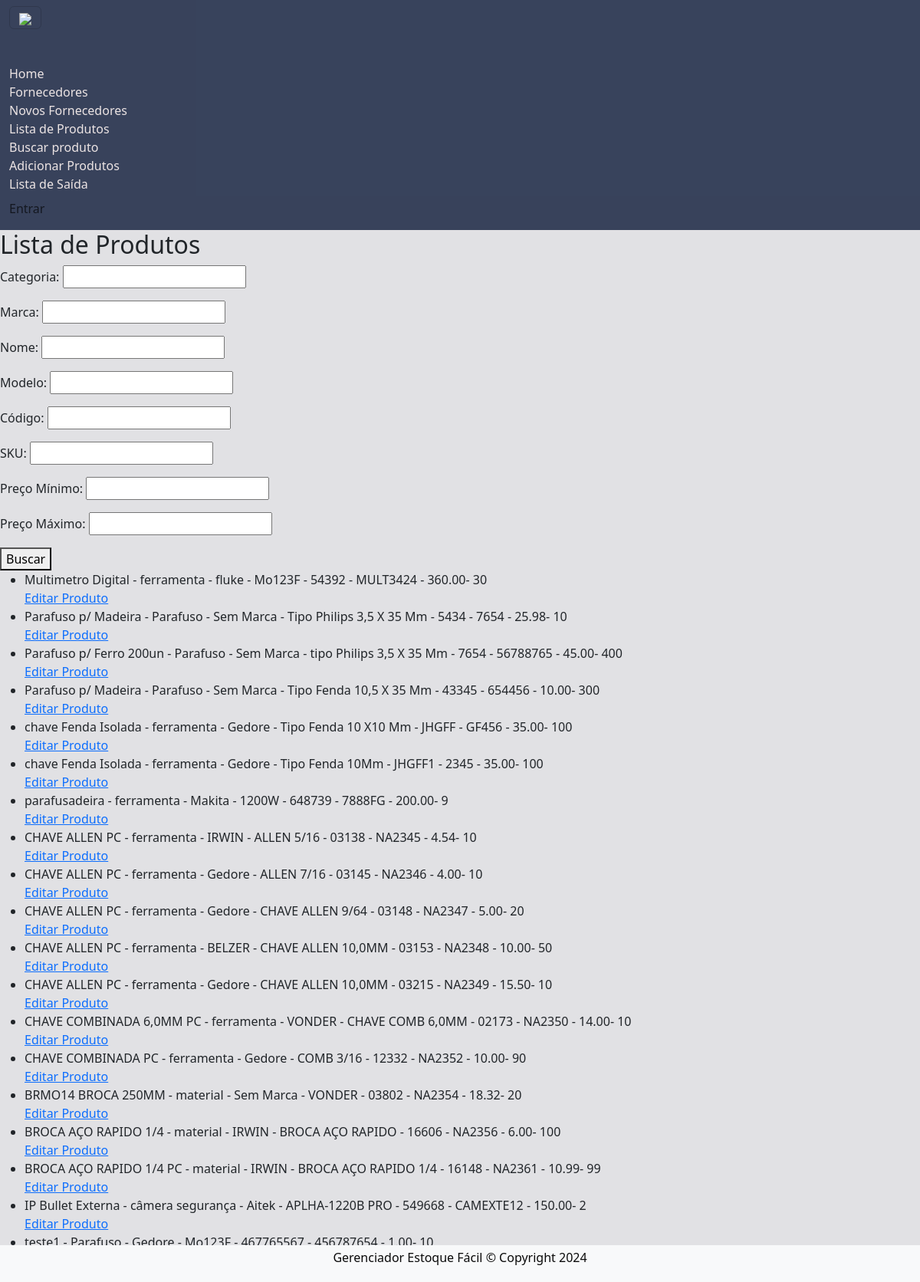
Page /busca_produtos/ on the committed database.
### projetointegradors/models.py (models this page shows)
class Produto(models.Model):
    imagem = models.ImageField(
        upload_to='produtos/',
         blank=True, null=True
    )
    categoria = models.CharField(
        max_length=255,
        null=False,
        blank=False
    )
    nome = models.CharField(
        max_length=255,
        null=False,
        blank=False
    )
    modelo = models.CharField(
        max_length=255,
        null=True,
        blank=True
    )
    marca = models.CharField(
        max_length=255,
        null=False,
        blank=False,
        default='Sem Marca'
    )
    codigo = models.CharField(
        max_length=20,
        null=False,
        blank=False,
        unique=True)
    existente = models.IntegerField(
        default=0,
        null=False,
        blank=False
    )
    sku = models.CharField(
        max_length=20,
        null=False,
        blank=False,
        unique=True
    )
    preco = models.DecimalField(
        max_digits=10,
        decimal_places=2,
        null=False,
        blank=False
    )
    quantidade = models.IntegerField()

### projetointegradors/views.py (the view, shortened to what this page needs)
# urls.py: path('busca_produtos/', views.busca_produtos, name='busca_produtos'),
def busca_produtos(request):
    form = ProdutoSearchForm(request.GET or None)
    produtos = Produto.objects.all()
    return render(request, 'projetointegrador/busca.produtos.html', {'form': form, 'produtos': produtos})

### projetointegradors/forms.py
class ProdutoSearchForm(forms.Form):
    categoria = forms.CharField(label='Categoria', required=False, max_length=100)
    marca = forms.CharField(label='Marca', required=False, max_length=100)
    nome = forms.CharField(label='Nome', required=False, max_length=100)
    modelo = forms.CharField(label='Modelo', required=False, max_length=100)
    codigo = forms.CharField(label='Código', required=False, max_length=100)
    sku = forms.CharField(label='SKU', required=False, max_length=100)
    preco_min = forms.DecimalField(label='Preço Mínimo', required=False, decimal_places=2, max_digits=10)
    preco_max = forms.DecimalField(label='Preço Máximo', required=False, decimal_places=2, max_digits=10)

### projetointegradors/templates/projetointegrador/busca.produtos.html
{% extends 'projetointegrador/base.html' %}
{% block content %}
    <h2>Lista de Produtos</h2>
    <form method="get">
        {{ form.as_p }}
        <button type="submit">Buscar</button>
    </form>
    <ul>
        {% for produto in produtos %}
            <li>{{ produto.nome }} - {{ produto.categoria }} - {{ produto.marca }} - {{ produto.modelo }} - {{ produto.codigo }} - {{ produto.sku }} - {{ produto.preco }}- {{ produto.quantidade }}</li>
            <a href="{% url 'editar_produto' produto.id %}">Editar Produto</a>
        {% empty %}
            <li>Nenhum produto encontrado.</li>
        {% endfor %}
    </ul>
{% endblock content %}

### projetointegradors/static/estilo/estilo.css (style rules this page uses)
body { display: flex; min-height: 100vh; flex-direction: column; background-color: black; }
.cor-de-fundo { background-color: #e1e1e4; }

### rows in the picture
Produto: nome "Multimetro Digital", categoria "ferramenta", marca "fluke", modelo "Mo123F", codigo "54392", sku "MULT3424", preco "360.00", quantidade "30"
Produto: nome "Parafuso p/ Madeira", categoria "Parafuso", marca "Sem Marca", modelo "Tipo Philips 3,5 X 35 Mm", codigo "5434", sku "7654", preco "25.98", quantidade "10"
Produto: nome "Parafuso p/ Ferro 200un", categoria "Parafuso", marca "Sem Marca", modelo "tipo Philips 3,5 X 35 Mm", codigo "7654", sku "56788765", preco "45.00", quantidade "400"
Produto: nome "Parafuso p/ Madeira", categoria "Parafuso", marca "Sem Marca", modelo "Tipo Fenda 10,5 X 35 Mm", codigo "43345", sku "654456", preco "10.00", quantidade "300"
Produto: nome "chave Fenda Isolada", categoria "ferramenta", marca "Gedore", modelo "Tipo Fenda 10 X10 Mm", codigo "JHGFF", sku "GF456", preco "35.00", quantidade "100"
Produto: nome "chave Fenda Isolada", categoria "ferramenta", marca "Gedore", modelo "Tipo Fenda 10Mm", codigo "JHGFF1", sku "2345", preco "35.00", quantidade "100"
Produto: nome "parafusadeira", categoria "ferramenta", marca "Makita", modelo "1200W", codigo "648739", sku "7888FG", preco "200.00", quantidade "9"
Produto: nome "CHAVE ALLEN PC", categoria "ferramenta", marca "IRWIN", modelo "ALLEN 5/16", codigo "03138", sku "NA2345", preco "4.54", quantidade "10"
Produto: nome "CHAVE ALLEN PC", categoria "ferramenta", marca "Gedore", modelo "ALLEN 7/16", codigo "03145", sku "NA2346", preco "4.00", quantidade "10"
Produto: nome "CHAVE ALLEN PC", categoria "ferramenta", marca "Gedore", modelo "CHAVE ALLEN 9/64", codigo "03148", sku "NA2347", preco "5.00", quantidade "20"
Produto: nome "CHAVE ALLEN PC", categoria "ferramenta", marca "BELZER", modelo "CHAVE ALLEN 10,0MM", codigo "03153", sku "NA2348", preco "10.00", quantidade "50"
Produto: nome "CHAVE ALLEN PC", categoria "ferramenta", marca "Gedore", modelo "CHAVE ALLEN 10,0MM", codigo "03215", sku "NA2349", preco "15.50", quantidade "10"
Produto: nome "CHAVE COMBINADA 6,0MM PC", categoria "ferramenta", marca "VONDER", modelo "CHAVE COMB 6,0MM", codigo "02173", sku "NA2350", preco "14.00", quantidade "10"
Produto: nome "CHAVE COMBINADA PC", categoria "ferramenta", marca "Gedore", modelo "COMB 3/16", codigo "12332", sku "NA2352", preco "10.00", quantidade "90"
Produto: nome "BRMO14 BROCA 250MM", categoria "material", marca "Sem Marca", modelo "VONDER", codigo "03802", sku "NA2354", preco "18.32", quantidade "20"
Produto: nome "BROCA AÇO RAPIDO 1/4", categoria "material", marca "IRWIN", modelo "BROCA AÇO RAPIDO", codigo "16606", sku "NA2356", preco "6.00", quantidade "100"
Produto: nome "BROCA AÇO RAPIDO 1/4 PC", categoria "material", marca "IRWIN", modelo "BROCA AÇO RAPIDO 1/4", codigo "16148", sku "NA2361", preco "10.99", quantidade "99"
Produto: nome "IP Bullet Externa", categoria "câmera segurança", marca "Aitek", modelo "APLHA-1220B PRO", codigo "549668", sku "CAMEXTE12", preco "150.00", quantidade "2"
Produto: nome "teste1", categoria "Parafuso", marca "Gedore", modelo "Mo123F", codigo "467765567", sku "456787654", preco "1.00", quantidade "10"
